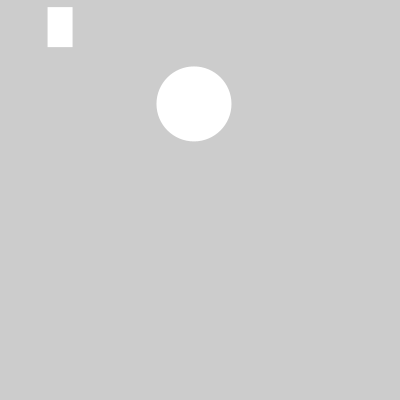
Frame 1 (no input)
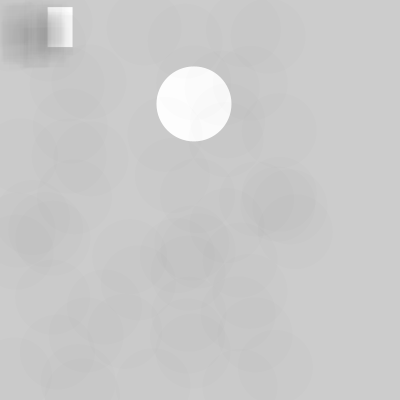
Frame 60 (the mouse pressed at the canvas centre just before this capture)
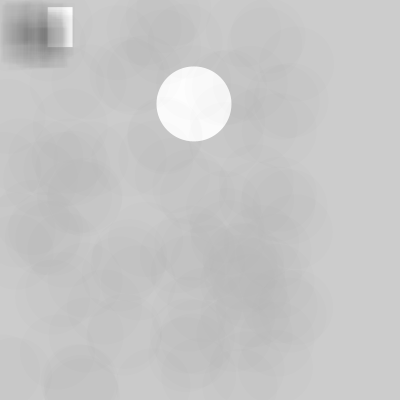
Frame 120 (the mouse held since frame 60 and released just before this capture)

The Processing sketch that drew these frames (run headless with seeded random() and noise(); from frame 60 on, the mouse is pressed at the canvas centre):

// Processing sketch: processing_57027
// ── processing_57027.pde

void setup() {
  size (400, 400);
  //how fast DRAW runs through the code
  frameRate(6);
  noStroke();
  smooth();
}
void draw (){
  ellipse(random(300), random(400),75,75);
  rect(random(50), random(30), 25,40);
  fill (random(46), random (20), random (15), 2);
  //random number between zero and the chosen number
  
}
